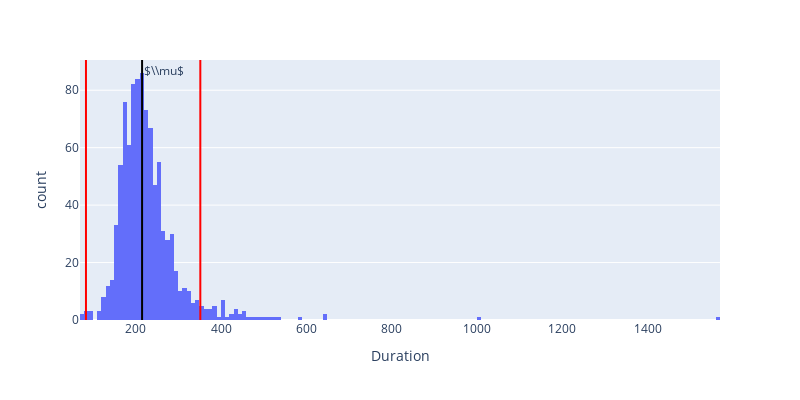

Write notebook code for a chart like this one.
### Code cell
# Rango Intercuartiles (IRQ): diferencia entre los percentiles 25 y 75.
# Para distribuciones no normales.
qs = duration_dataset["Duration"].quantile([0.25, 0.5, 0.75]).values
q1 = qs[0]
q2 = qs[1]
q3 = qs[2]

# Dibujo la distribución con los límites superpuestos.
fig = px.histogram(duration_dataset, x="Duration", width=800, height=400, nbins=150)
fig.add_vline(x=q2, line_color='black', annotation_text=r"$\\mu$") #, annotation_text='$\mu$')
fig.add_vline(x=(q1 - 1.5 * (q3 - q1)), line_color='red')#, annotation_text='$\mu-3\sigma$')
fig.add_vline(x=(q3 + 1.5 * (q3 - q1)), line_color='red')#, annotation='$\mu+3\sigma$')

### Figure 1 — Plotly figure (JSON) as saved in the notebook; plotly's stock layout.template omitted (floating-point values rounded to 4 significant figures; data arrays with more than 128 entries replaced by an {"elided": "..."} marker saying what was removed)
{"data": [{"alignmentgroup": "True", "bingroup": "x", "hovertemplate": "Duration=%{x}<br>count=%{y}<extra></extra>", "legendgroup": "", "marker": {"color": "#636efa", "pattern": {"shape": ""}}, "name": "", "nbinsx": 150, "offsetgroup": "", "orientation": "v", "showlegend": false, "type": "histogram", "x": {"elided": "964 int values"}, "xaxis": "x", "yaxis": "y"}], "layout": {"annotations": [{"showarrow": false, "text": "$\\\\mu$", "x": 215, "xanchor": "left", "xref": "x", "y": 1, "yanchor": "top", "yref": "y domain"}], "barmode": "relative", "height": 400, "legend": {"tracegroupgap": 0}, "margin": {"t": 60}, "shapes": [{"line": {"color": "black"}, "type": "line", "x0": 215, "x1": 215, "xref": "x", "y0": 0, "y1": 1, "yref": "y domain"}, {"line": {"color": "red"}, "type": "line", "x0": 83.5, "x1": 83.5, "xref": "x", "y0": 0, "y1": 1, "yref": "y domain"}, {"line": {"color": "red"}, "type": "line", "x0": 351.5, "x1": 351.5, "xref": "x", "y0": 0, "y1": 1, "yref": "y domain"}], "width": 800, "xaxis": {"anchor": "y", "domain": [0, 1], "title": {"text": "Duration"}}, "yaxis": {"anchor": "x", "domain": [0, 1], "title": {"text": "count"}}}}
